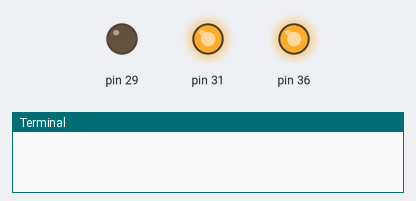
The program below on a simulated Raspberry Pi (header pin numbers). Parts: output pins drawn as LEDs (lit = HIGH), the last lines printed to the terminal. At 6.0 s the program stops and its outputs stay as they are.

Above: at 0.1 s.
At 2.1 s:
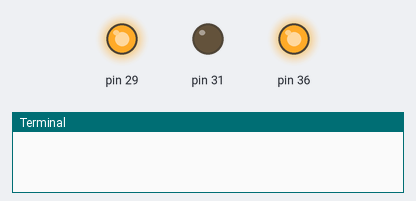
At 4.1 s:
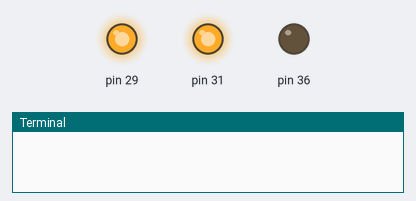
At 6.1 s:
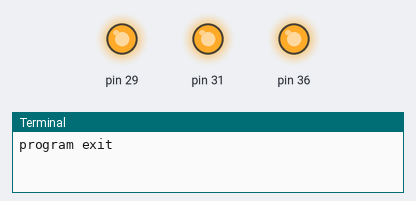
Timing chart, 0 to 7.5 s (numbered marks = the images above):
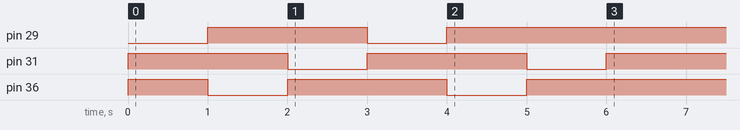

Measured:
- by itself, pin 29: LOW → HIGH at 1.0 s, → LOW 2.0 s later, → HIGH 1.0 s later
- by itself, pin 31: alternates HIGH for 2.0 s and LOW for 1.0 s
- by itself, pin 36: goes HIGH 1.0 s, LOW 1.0 s, HIGH 2.0 s, LOW 1.0 s, then HIGH

The program:

RgbLed.py
```python
import RPi.GPIO as GPIO
import time

class RgbLed:
    #  상수 선언
    RED = "red"
    GREEN = "green"
    BLUE = "blue"

    # 생성자 선언
    def __init__(self, redpin=None, greenpin=None, bluepin=None):
        self.__redpin = redpin
        self.__greenpin = greenpin
        self.__bluepin = bluepin
        self.state = "off"

        # GPIO 설정
        GPIO.setmode(GPIO.BOARD)
        GPIO.setwarnings(False)
        if redpin is not None:
            GPIO.setup(redpin, GPIO.OUT, initial=GPIO.HIGH)
        if greenpin is not None:
            GPIO.setup(greenpin, GPIO.OUT, initial=GPIO.HIGH)
        if bluepin is not None:
            GPIO.setup(bluepin, GPIO.OUT, initial=GPIO.HIGH)

    def red(self):
        self.state = RgbLed.RED
        if self.__redpin is not None:
            GPIO.output(self.__redpin, GPIO.LOW)
        if self.__greenpin is not None:
            GPIO.output(self.__greenpin, GPIO.HIGH)
        if self.__bluepin is not None:
            GPIO.output(self.__bluepin, GPIO.HIGH)

    def green(self):
        self.state = RgbLed.GREEN
        if self.__greenpin is not None:
            GPIO.output(self.__greenpin, GPIO.LOW)
        if self.__redpin is not None:
            GPIO.output(self.__redpin, GPIO.HIGH)
        if self.__bluepin is not None:
            GPIO.output(self.__bluepin, GPIO.HIGH)

    def blue(self):
        self.state = RgbLed.BLUE
        if self.__bluepin is not None:
            GPIO.output(self.__bluepin, GPIO.LOW)
        if self.__redpin is not None:
            GPIO.output(self.__redpin, GPIO.HIGH)
        if self.__greenpin is not None:
            GPIO.output(self.__greenpin, GPIO.HIGH)

    def off(self):
        self.state = "off"
        if self.__redpin is not None:
            GPIO.output(self.__redpin, GPIO.HIGH)
        if self.__greenpin is not None:
            GPIO.output(self.__greenpin, GPIO.HIGH)
        if self.__bluepin is not None:
            GPIO.output(self.__bluepin, GPIO.HIGH)

if __name__ == "__main__":
    try:
        led = RgbLed(29, 31, 36)
        for i in range(2):
            led.red()
            time.sleep(1)
            led.off()

            led.blue()
            time.sleep(1)
            led.off()

            led.green()
            time.sleep(1)
            led.off()

    # Ctrl+C눌렀을 때 예외 발생
    except KeyboardInterrupt:
        print()
    finally:
        led.off()
        print("program exit")
```
